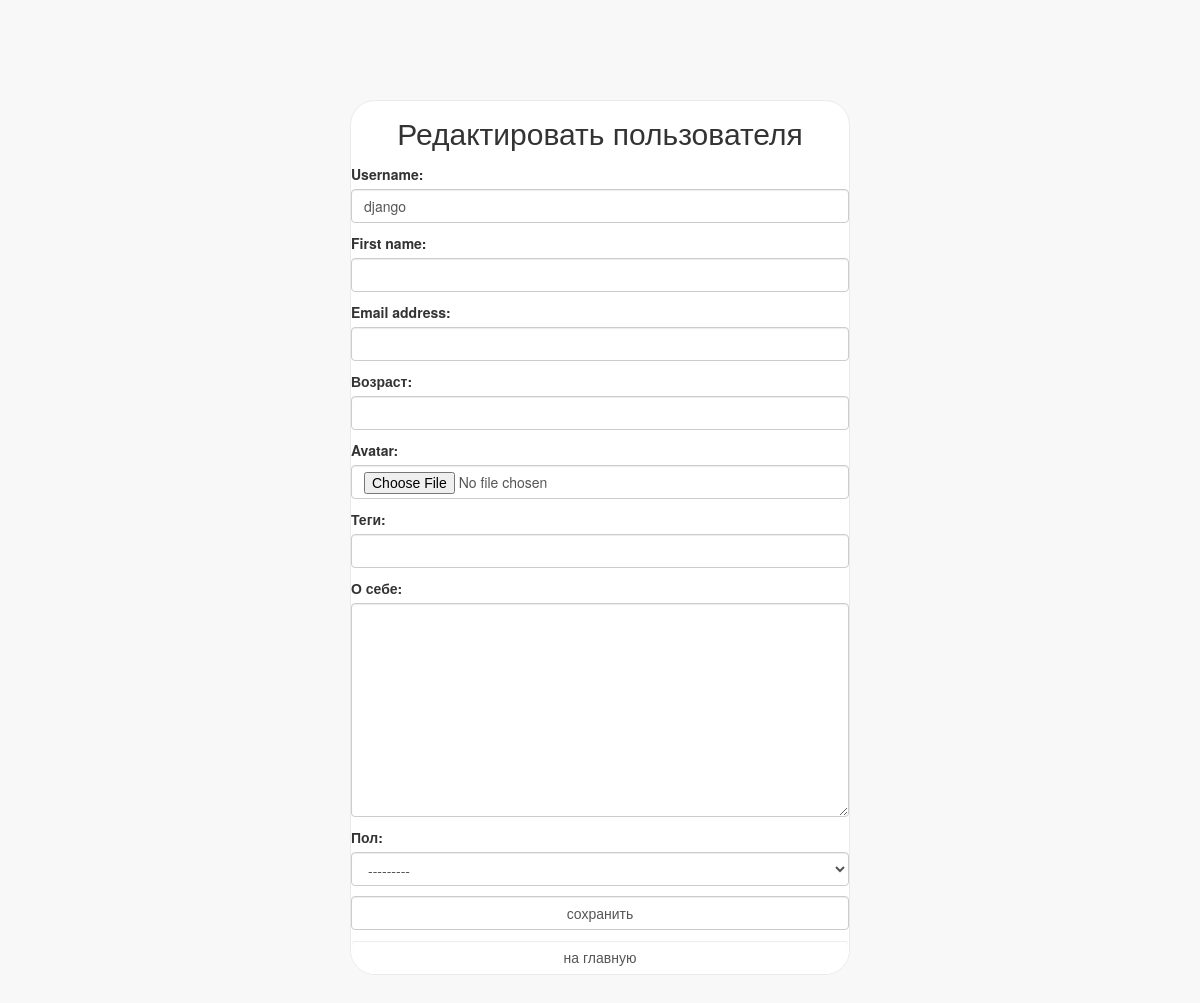
The app's page /auth/profile/ (signed in), older data.
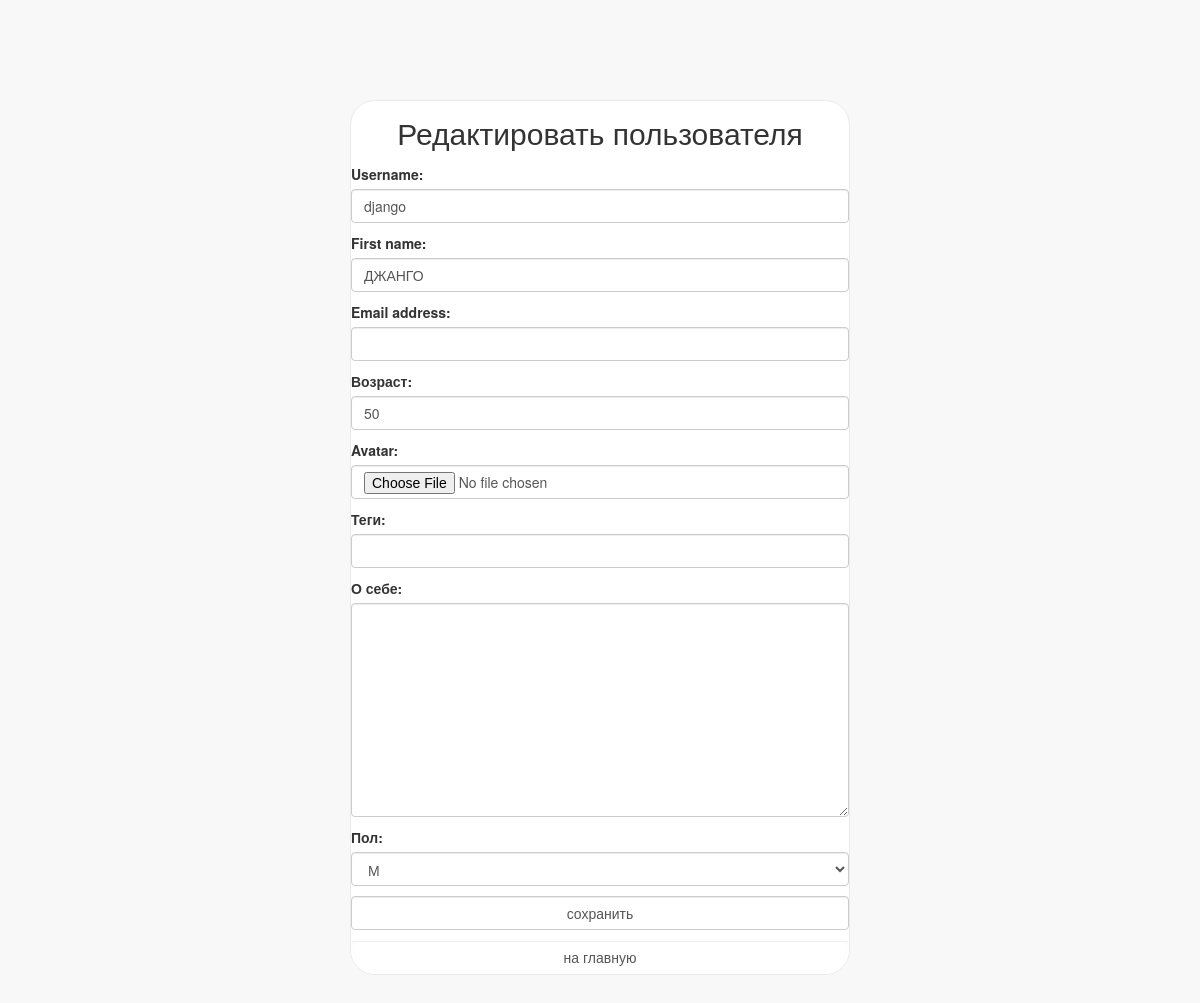
The same page, newer data.
### authapp/models.py (models this page shows, shortened)
class ShopClient(AbstractUser):
    avatar = models.ImageField(upload_to='users_avatars', blank=True)
    age = models.PositiveIntegerField(verbose_name='возраст', null=True)
    activation_key = models.CharField(max_length=128, blank=True)
    activation_key_expires = models.DateTimeField(default=get_activation_key_expires)
    class Meta:
        ordering = ['-is_active', '-is_superuser', '-is_staff', 'username']

### authapp/views.py (the view)
# urls.py: path('profile/', authapp.profile, name='profile'),
def profile(request):
    if request.method == 'POST':
        user = ShopProfileForm(request.POST, request.FILES, instance=request.user)
        user_profile = ShopClientProfileEditForm(request.POST, request.FILES,
                                                 instance=request.user.shopclientprofile)
        if user.is_valid() and user_profile.is_valid():
            user.save()
            return HttpResponseRedirect(reverse('main:index'))
    else:
        user = ShopProfileForm(instance=request.user)  # обязательно добавить при редактировании
        user_profile = ShopClientProfileEditForm(instance=request.user.shopclientprofile)
    context = {
        'page_title': 'профиль',
        'form': user,
        'user_profile_form': user_profile,
    }
    return render(request, 'authapp/profile.html', context)

### authapp/forms.py (shortened to what this page needs)
class ShopProfileForm(UserChangeForm):
    class Meta:
        model = ShopClient
        fields = ('username', 'first_name', 'email', 'password', 'age', 'avatar')
    def __init__(self, *args, **kwargs):
        super().__init__(*args, **kwargs)
        for field_name, field in self.fields.items():
            field.widget.attrs['class'] = 'form-control'
            field.help_text = ''
            if field_name == 'password':
                field.widget = df.HiddenInput()

class ShopClientProfileEditForm(df.ModelForm):
    class Meta:
        model = ShopClientProfile
        fields = ('tagline', 'aboutMe', 'gender')
    def __init__(self, *args, **kwargs):
        super().__init__(*args, **kwargs)
        for field_name, field in self.fields.items():
            field.widget.attrs['class'] = 'form-control'

### mainapp/context_processors.py (called while the page is built)
def catalog_menu(request):
    return {'catalog_menu': ProductCategory.objects.filter(is_active=True)}

### authapp/templates/authapp/profile.html (shortened to what this page needs)
{% extends 'authapp/common.html' %}
{% block content %}
    <div class="h2 text-center head">
        Редактировать пользователя
    </div>
    <form class="form-horizontal" method="post" enctype="multipart/form-data">
        {{ form.as_p }}
        {{ user_profile_form.as_p }}
        <input class="form-control" type="submit" value="сохранить">
    </form>
    <a href="{% url 'main:index' %}"
       class="btn btn-round form-control">на главную</a>
{% endblock %}

Row changes from the older to the newer data that the page shows:
changed ShopClient "django": first_name (not shown) → "ДЖАНГО"; age (not shown) → "50"
Text that changed along with them:
form field gender: "---------" → "М"
